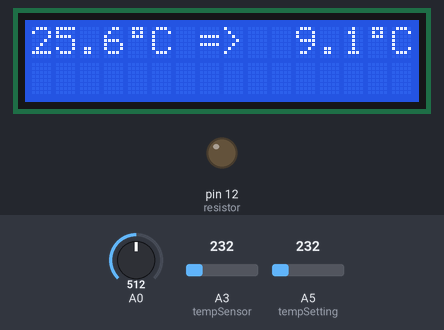
Bench run of a sketch on a simulated Arduino Uno, built with avr-gcc and run on an emulated ATmega328P. Shown: 16×2 character LCD, output pins drawn as LEDs (lit = HIGH). The test bench sets the inputs (shaded band); at power-on: A3 (tempSensor) = 232, A5 (tempSetting) = 232, A0 = 512.

Above: at 1.2 s.
1.3 s: A3 (tempSensor) set to 250
At 3.1 s:
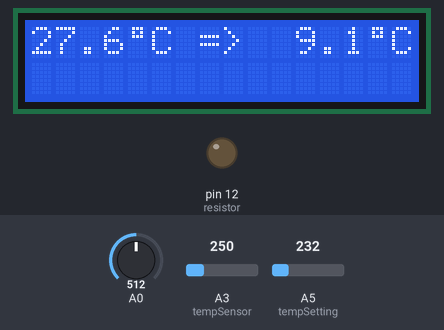
3.6 s: A5 (tempSetting) set to 250
At 5.3 s:
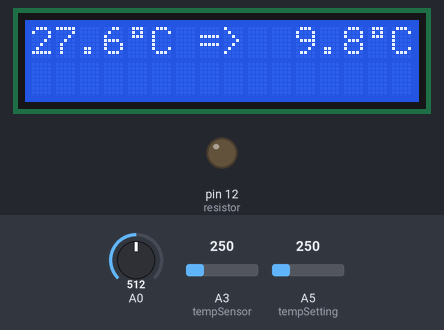
5.6 s: A3 (tempSensor) set to 266
At 7.4 s:
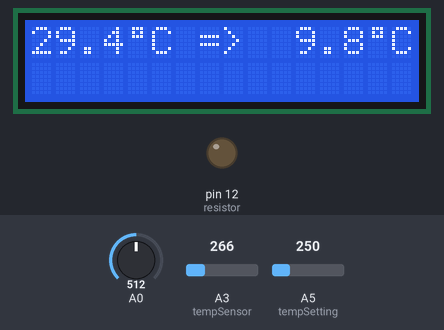
7.7 s: A5 (tempSetting) set to 266
At 9.4 s:
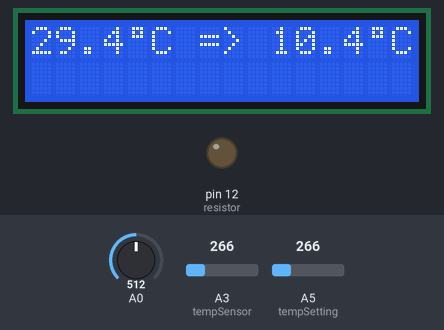
9.7 s: A3 (tempSensor) set to 290
At 10.6 s:
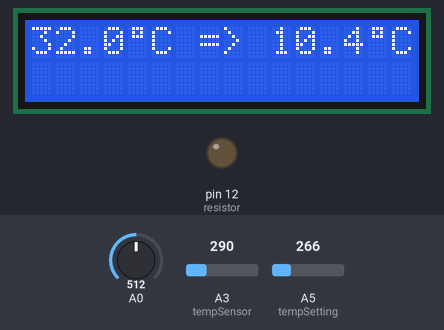
11.8 s: A5 (tempSetting) set to 290
At 12.8 s:
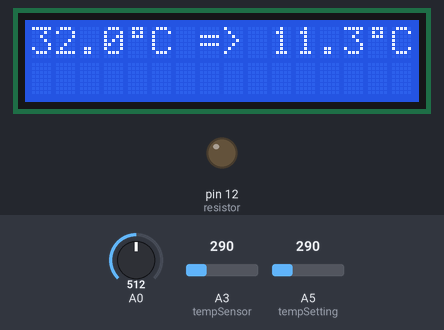
Timing chart, 0 to 14.8 s (numbered marks = the images above; inputs shaded):
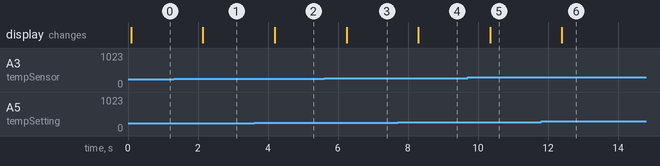

The sketch:

proofing-box-arduino-extended.ino
```cpp
#include <LiquidCrystal.h>

//#define SERIAL_DEBUG 1

// initialize LCD library
const int rs = 11, en = 10, d4 = 5, d5 = 4, d6 = 3, d7 = 2;
LiquidCrystal lcd(rs, en, d4, d5, d6, d7);

// Costanstans
const int tempSensor = A3;
const int tempSetting = A5;
const int resistor = 12;

// Variables
bool heatOn = false;
double curTemp = 0.0;
double targetTemp = 26.0;
char LCDmsg[21];
bool curFlameState = false;

// create some custom characters
// degree symbol
byte degChar[] = {
  B01110,
  B01010,
  B01110,
  B00000,
  B00000,
  B00000,
  B00000,
  B00000
};
// a stylized flame
byte flameChar1[] = {
  B00110,
  B00110,
  B01100,
  B01100,
  B00110,
  B00110,
  B11111,
  B11111
};
// another stylized flame
byte flameChar2[] = {
  B01100,
  B01100,
  B00110,
  B00110,
  B01100,
  B01100,
  B11111,
  B11111
};

void setup()
{
#ifdef SERIAL_DEBUG
  // Setup debug serial
  Serial.begin(9600);
#endif

  // Setup I/Os
  pinMode(tempSensor, INPUT);
  pinMode(tempSetting, INPUT);
  pinMode(resistor, OUTPUT);

  // set up the LCD's number of columns and rows:
  lcd.begin(16, 2);
  // create cusom characters
  lcd.createChar(0, degChar);
  lcd.createChar(1, flameChar1);
  lcd.createChar(2, flameChar2);
}

// read the current temperature from LM32
double readTermperature() {
  double vout;

  // set the reference to INTERNAL (1.1V) in order to have a better definition
  analogReference(INTERNAL);

  // a "fake" read is needed
  analogRead(0);
  delay(10);

  // sadly the first read is less accurate... use the second one
  vout = analogRead(tempSensor);
  vout = analogRead(tempSensor);

#ifdef SERIAL_DEBUG
  Serial.print("sample:");
  Serial.print(vout);
  Serial.print(",");
#endif
  vout = vout * 1.129 / 1023.0; // little bit tuned
#ifdef SERIAL_DEBUG
  Serial.print("v:");
  Serial.print(vout);
  Serial.print(",");
#endif

  // Returning value in Degree Celsius
  vout = vout * 100;
#ifdef SERIAL_DEBUG
  Serial.print("t:");
  Serial.println (curTemp);
#endif

  return vout;
}

// read the wanted temperature
double readSetTemp() {
  double readT;

  // set the reference to 5V
  analogReference(DEFAULT);

  // a "fake" read is needed
  analogRead(0);
  delay(10);

  // sadly the first read is less accurate... use the second one
  readT = analogRead(tempSetting);
  readT = analogRead(tempSetting);
#ifdef SERIAL_DEBUG
  Serial.print("readT:");
  Serial.print(readT);
  Serial.print(",");
#endif
  return readT * 40 / 1023; // set a max of 40C
}

void loop()
{
  // read temperature
  curTemp = readTermperature();
  // read the taget temperature
  targetTemp = readSetTemp();
  // do we need to switch on the heat source?
  heatOn = curTemp < targetTemp;

  // LCD: display values
  lcd.clear();
  lcd.setCursor(0, 0);
  dtostrf(curTemp, 4, 1, LCDmsg); // print only a decimal digit
  lcd.print(LCDmsg);
  lcd.write((byte)0);
  lcd.print("C => ");
  dtostrf(targetTemp, 4, 1, LCDmsg); // print only a decimal digit
  lcd.print(LCDmsg);
  lcd.write((byte)0);
  lcd.print("C");

  // on the second line, write a "moving" flame if heat is on
  if (heatOn) {
    lcd.setCursor(6, 1);
    if (curFlameState) {
      lcd.write((byte)1);
      lcd.write((byte)1);
      lcd.write((byte)1);
    } else {
      lcd.write((byte)2);
      lcd.write((byte)2);
      lcd.write((byte)2);
    }
    curFlameState = !curFlameState;
  }

  // if the temperature is low, switch on the heat source
  if (heatOn)
    digitalWrite(resistor, HIGH);
  else
    digitalWrite(resistor, LOW);

  delay(1000);
}
```

Measured:
- after the input at 1.3 s, the display: changes after 0.84 s (image 1)
- after the input at 3.6 s, the display: changes after 0.59 s (image 2)
- after the input at 5.6 s, the display: changes after 0.64 s (image 3)
- after the input at 7.7 s, the display: changes after 0.59 s (image 4)
- after the input at 9.7 s, the display: changes after 0.64 s (image 5)
- after the input at 11.8 s, the display: changes after 0.60 s (image 6)
